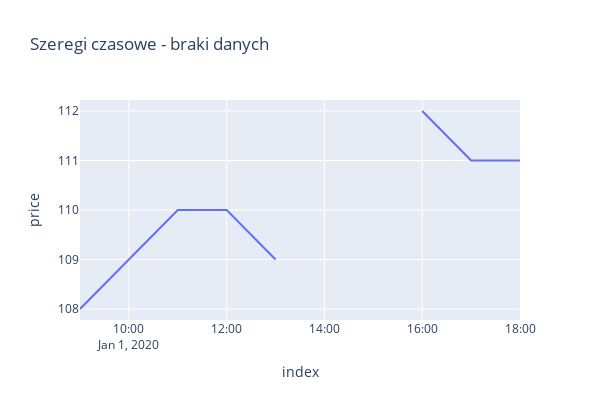

Source (notebook cell):
### Code cell
import plotly.express as px

df_plotly = df.reset_index()
px.line(df_plotly, 'index', 'price', width=600, height=400, title='Szeregi czasowe - braki danych')

### Figure 1 — Plotly figure (JSON) as saved in the notebook; plotly's stock layout.template omitted (floating-point values rounded to 4 significant figures)
{"data": [{"hovertemplate": "index=%{x}<br>price=%{y}<extra></extra>", "legendgroup": "", "line": {"color": "#636efa", "dash": "solid"}, "marker": {"symbol": "circle"}, "mode": "lines", "name": "", "orientation": "v", "showlegend": false, "type": "scatter", "x": ["2020-01-01T09:00:00.000000000", "2020-01-01T10:00:00.000000000", "2020-01-01T11:00:00.000000000", "2020-01-01T12:00:00.000000000", "2020-01-01T13:00:00.000000000", "2020-01-01T14:00:00.000000000", "2020-01-01T15:00:00.000000000", "2020-01-01T16:00:00.000000000", "2020-01-01T17:00:00.000000000", "2020-01-01T18:00:00.000000000"], "xaxis": "x", "y": [108.0, 109.0, 110.0, 110.0, 109.0, NaN, NaN, 112.0, 111.0, 111.0], "yaxis": "y"}], "layout": {"height": 400, "legend": {"tracegroupgap": 0}, "title": {"text": "Szeregi czasowe - braki danych"}, "width": 600, "xaxis": {"anchor": "y", "domain": [0, 1], "title": {"text": "index"}}, "yaxis": {"anchor": "x", "domain": [0, 1], "title": {"text": "price"}}}}
